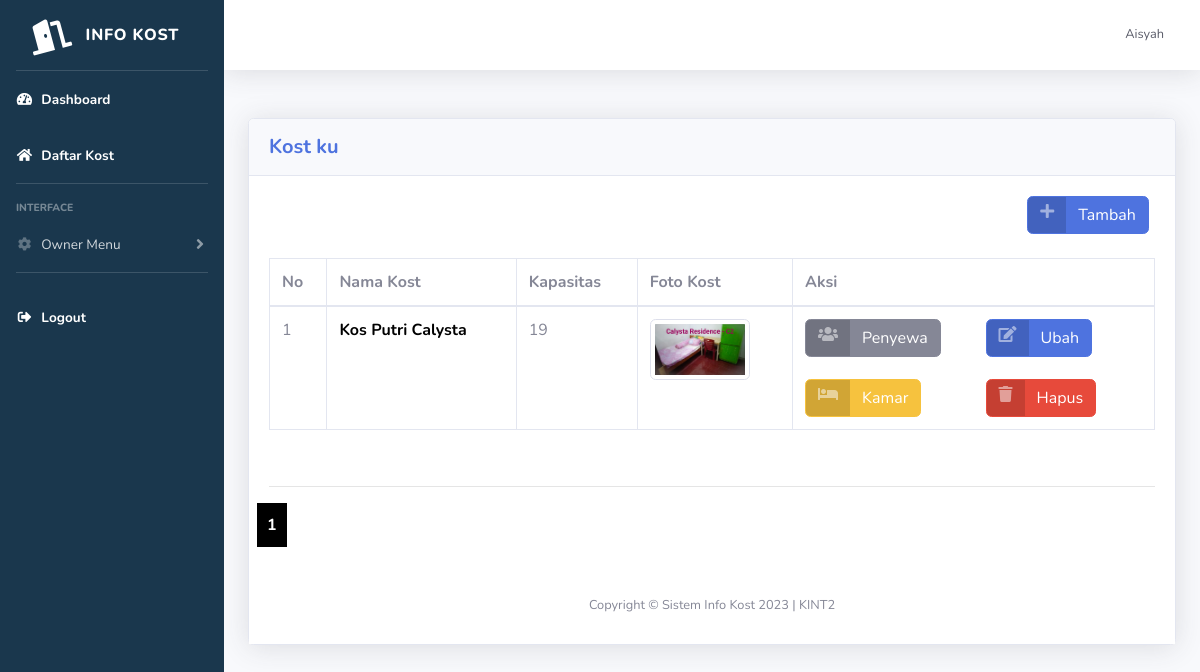
The page /kost/properti.php (signed in) on the database as committed earlier.
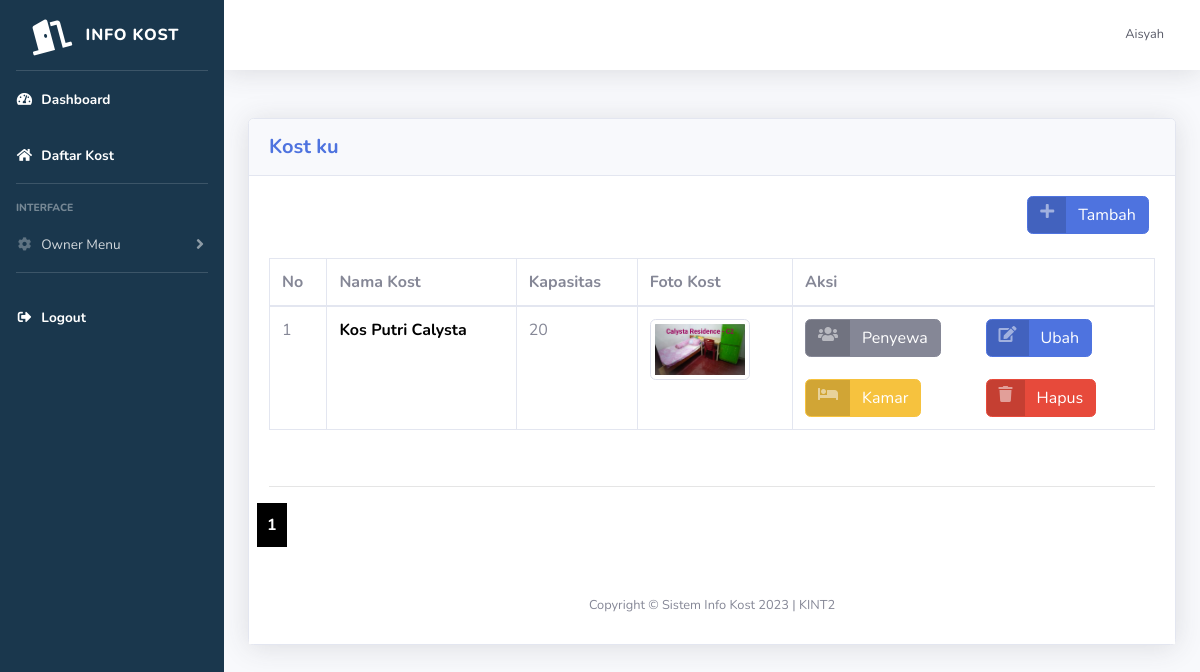
The same page on the database as committed later.
### tables this page shows
CREATE TABLE `kost` (
  `id_kost` int(11) NOT NULL,
  `nama_kost` varchar(255) NOT NULL,
  `tipe_kost` varchar(255) NOT NULL,
  `jenis_kost` varchar(255) NOT NULL,
  `jumlah_kamar` int(11) NOT NULL,
  `tanggal_tagih` date NOT NULL,
  `nama_pemilik` text NOT NULL,
  `nama_bank` text NOT NULL,
  `no_rekening` int(11) NOT NULL,
  `foto_bangunan_utama` varchar(255) NOT NULL,
  `foto_kamar` varchar(255) NOT NULL,
  `foto_kamar_mandi` varchar(255) NOT NULL,
  `foto_interior` varchar(255) NOT NULL,
  `provinsi` varchar(25) NOT NULL,
  `kota` varchar(25) NOT NULL,
  `kecamatan` varchar(25) NOT NULL,
  `kelurahan` varchar(25) NOT NULL,
  `alamat` varchar(255) NOT NULL,
  `harga_sewa` int(11) NOT NULL,
  `kontak` varchar(255) NOT NULL,
  `deskripsi` text NOT NULL,
  `id_pemilik` int(11) NOT NULL,
  `fasilitas_kost` text NOT NULL
);

### kost/properti.php (the view, shortened to what this page needs)
<?php
include 'includes/header.php';
$jumlah_data_perhalaman = 10;
$jumlah_halaman = ceil($jumlah_data = mysqli_num_rows(mysqli_query($koneksi, "SELECT * FROM kost JOIN user ON kost.id_pemilik = user.id")) / $jumlah_data_perhalaman);
if (isset($_GET['halaman'])) {
  $halaman_aktif = $_GET['halaman'];
} else {
  $halaman_aktif = 1;
}
$awalData = ($jumlah_data_perhalaman * $halaman_aktif) - $jumlah_data_perhalaman;
$username = $_SESSION['username'];
$data = mysqli_query($koneksi, "SELECT * FROM user WHERE username='$username' LIMIT $awalData,$jumlah_data_perhalaman");
$f = mysqli_fetch_array($data);
$id = $f['id'];
$query = "SELECT * FROM kost WHERE id_pemilik='$id'";
$data_2 = mysqli_query($koneksi, $query);
?>
<div class="container-fluid">
<div class="card shadow mb-4">
  <div class="card-header py-3">
    <h5 class="m-0 font-weight-bold text-primary">Kost ku</h5>
  </div>
  <div class="card-body">
    <div class="table-responsive">
      <table class="table table-bordered" id="dataTable" width="100%" cellspacing="0">
        <thead>
          <tr>
            <th>No</th>
            <th>Nama Kost</th>
            <th>Kapasitas</th>
            <th>Foto Kost</th>
            <th>Aksi</th>
          </tr>
        </thead>
      <tbody>
      <div class="row">
      <div class="col-md-10"></div>
      <div class="col-md-2 d-flex align-items-center">
        <a href="tambah_kost.php" class="btn btn-primary btn-icon-split">
          <span class="icon text-white-50">
            <i class="fas fa-plus"></i>
          </span>
          <span class="text">Tambah</span>
        </a>
      </div>
    </div>
        <br>
        <?php
        $i = 0;
        while ($d = mysqli_fetch_array($data_2)) {
          $i++;
        ?>
          <tr>
            <td><?php echo $i  ?></td>
            <td>
              <a style="font-weight:bold;text-decoration: none;color:black" href="tampilan-kost.php?id_kost=<?php echo $d['id_kost']; ?>">
                <?php echo $d['nama_kost'] ?>
              </a>
            </td>
            <td><?php echo $d['jumlah_kamar'] ?></td>
            <td><img class="img-thumbnail" src="../img/foto_kost/kamar/<?php echo $d['foto_kamar'] ?>" alt=""></td>
            <td>
                <div class="row">
                    <div class="col">
                        <a href="penyewa.php?id_kost=<?php echo $d['id_kost'] ?>" class="btn btn-secondary btn-icon-split">
                            <span class="icon text-white-50">
                                <i class="fa fa-users"></i>
                            </span>
                            <span class="text">Penyewa</span>
                        </a>
                    </div>
                    <div class="col">
                        <a href="properti_edit.php?id_kost=<?php echo $d['id_kost'] ?>" class="btn btn-primary btn-icon-split">
                            <span class="icon text-white-50">
                                <i class="fas fa-edit"></i>
                            </span>
                            <span class="text">Ubah</span>
                        </a>
                    </div>
                </div>
                <br>
                <div class="row">
                    <div class="col">
                        <a href="daftar-kamar.php?id_kost=<?php echo $d['id_kost'] ?>" class="btn btn-warning btn-icon-split">
                            <span class="icon text-white-50">
                                <i class="fa fa-bed"></i>
                            </span>
                            <span class="text">Kamar</span>
                        </a>
                    </div>
                    <div class="col">
                        <a href="php/hapus.php?id_kost=<?php echo $d['id_kost'] ?>" class="btn btn-danger btn-icon-split">
                            <span class="icon text-white-50">
                                <i class="fa fa-trash"></i>
                            </span>
                            <span class="text">Hapus</span>
                        </a>
                    </div>
                </div>
            </td>
          </tr>
        <?php } ?>
      </tbody>
    </table>
  </div>
  <br>
  <hr>
  <div class="row">
    <?php for ($i = 1; $i <= $jumlah_halaman; $i++) : ?>
      <?php if ($i == $halaman_aktif) : ?>
        <a style="font-weight: bold;background-color:black;padding:10px;color:white;" href="?halaman=<?php echo $i ?>"><?php echo $i ?></a>
      <?php else : ?>
        <a style="font-weight: bold;background-color:red;padding:10px;color:white" href="?halaman=<?php echo $i ?>"><?php echo $i ?></a>
      <?php endif; ?>
    <?php endfor; ?>
  </div>
</div>
<?php
include 'includes/footer.php';
?>

Rows that differ between the two databases and show on the page:
changed kost "Kos Putri Calysta": jumlah_kamar "19" → "20"
